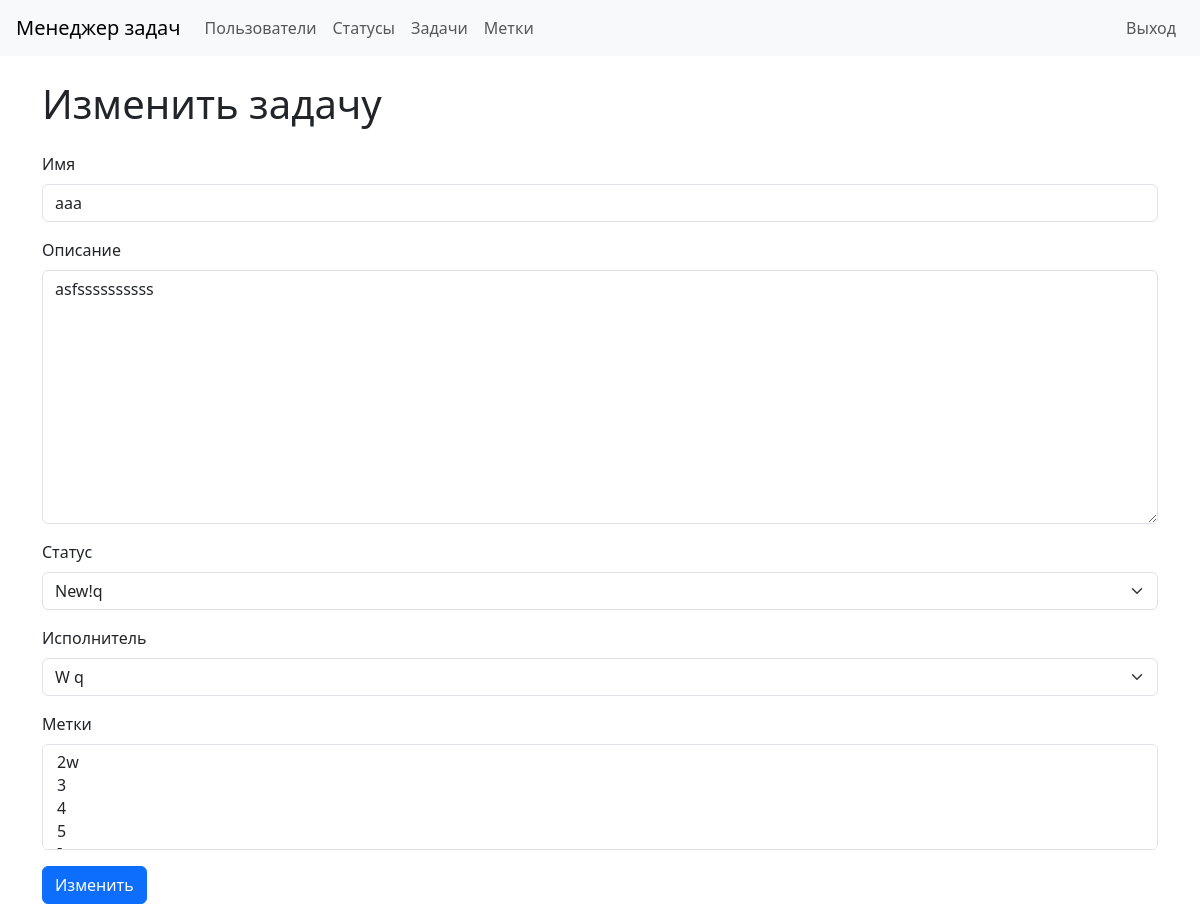
Before: /tasks/2/update/ (signed in) with the older database file.
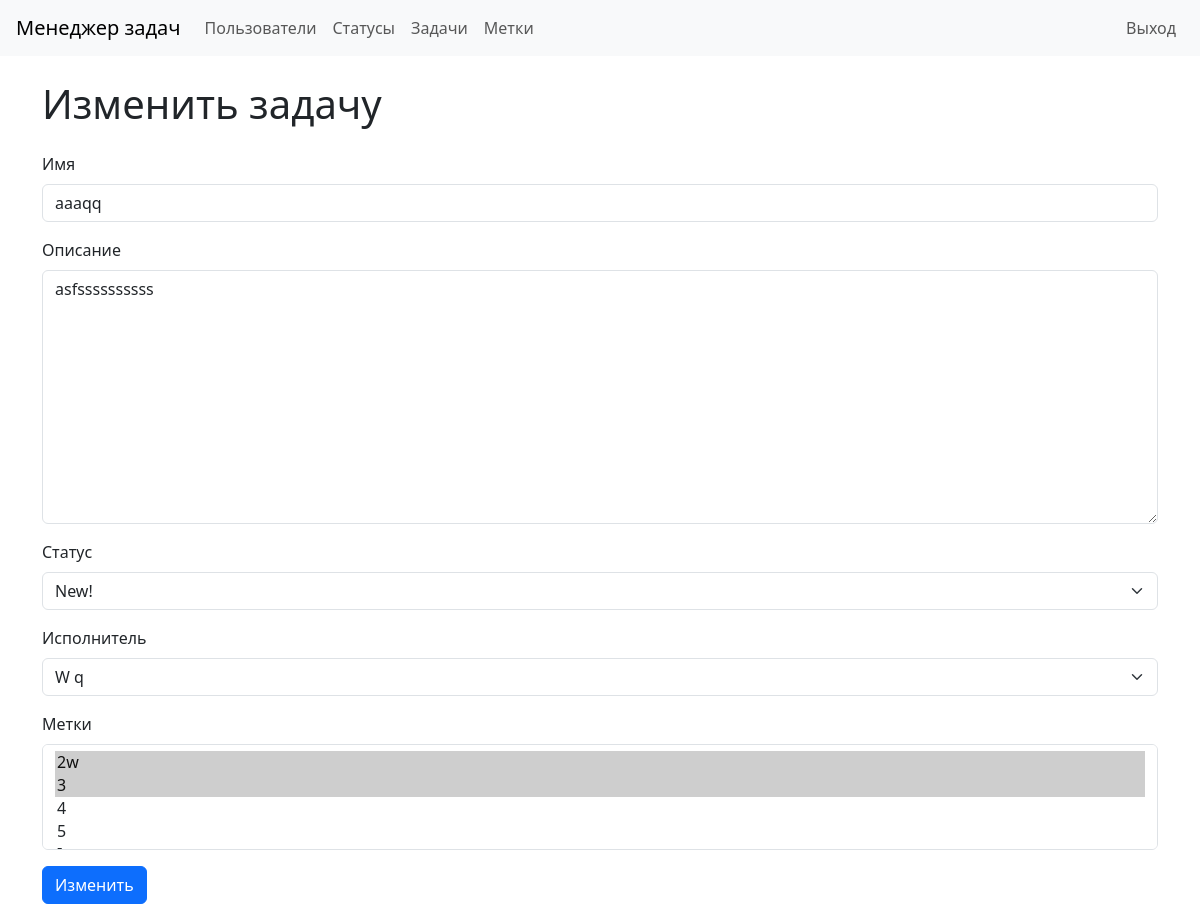
After: the same page with the newer database file.
### task_manager/tasks/models.py (models this page shows, shortened)
class TasksModel(models.Model):
    name = models.CharField(max_length=100)
    description = models.TextField()
    timestamp = models.DateTimeField(auto_now_add=True)
    status = models.ForeignKey(StatusModel, on_delete=models.PROTECT,
                               related_name='status_id')
    author = models.ForeignKey(User, on_delete=models.PROTECT,
                               related_name='author_id')
    executor = models.ForeignKey(User, on_delete=models.PROTECT,
                                 related_name='executor_id', null=True)
    labels = models.ManyToManyField(LabelModel)

### task_manager/statuses/models.py (models this page shows)
class StatusModel(models.Model):
    name = models.CharField(
        max_length=100, unique=True,
        error_messages={'unique': "Это имя уже существует."})
    timestamp = models.DateTimeField(auto_now_add=True)
    def __str__(self):
        return self.name

### task_manager/labels/models.py (models this page shows)
class LabelModel(models.Model):
    name = models.CharField(max_length=100)
    timestamp = models.DateTimeField(auto_now_add=True)
    def __str__(self):
        return self.name

### task_manager/tasks/views.py (the view)
class UpdateTaskView(AppLoginMixin, UpdateView):
    template_name = 'edit.html'
    success_url = reverse_lazy('task_list')
    form_class = TasksForm
    model = TasksModel
    success_message = _('Task update successfully')
    extra_context = {'title': _('Update task'), 'button': _('Update')}

### task_manager/mixins.py (called while the page is built)
    def label_from_instance(self, obj):
        return f"{obj.first_name} {obj.last_name}"

### task_manager/templates/edit.html (shortened to what this page needs)
{% extends "base.html" %}
{% load bootstrap4 %}
{% load i18n %}
{% block main %}
<h1 class="my-4">{{ title }}</h1>
<form method="post" class="form">
  {% bootstrap_form form %}
  <button type="submit" class="btn btn-primary mb-3">{{ button }}</button>
</form>
{% endblock%}

Changed rows visible on the page:
changed TasksModel "asfssssssssss": name "aaa" → "aaaqq"; status "New!q" → "New!"
Other visible differences:
form field labels: "2w / 3 / 4 / 5" → "2w ☑ / 3 ☑ / 4 / 5"
